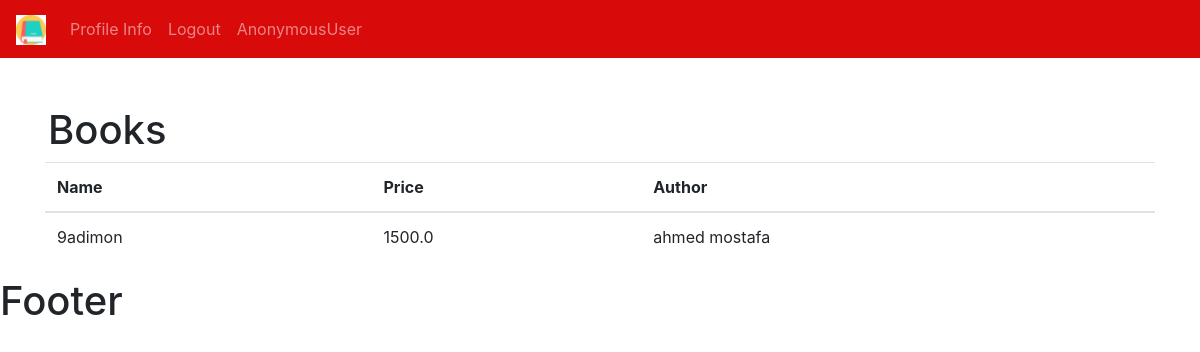
/books/, run on an earlier commit of the app's database.
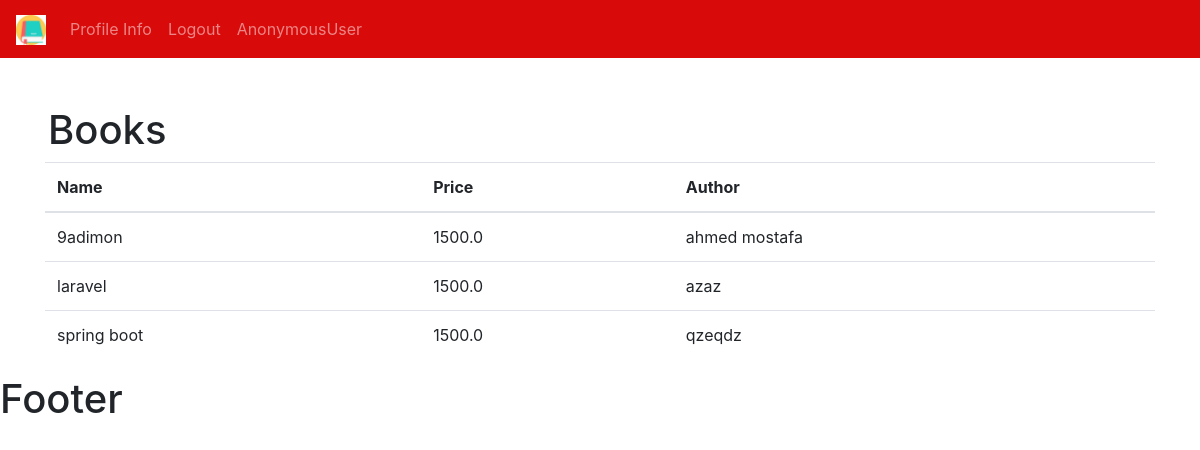
And on a later commit of the database.
### bookstore/models.py (models this page shows, shortened)
class Book(models.Model):
    CATEGORY = ( #tuple
        ('Classics','Classics'),
        ('Comic Book','Comic Book'),
        ('Fantasy','Fantasy'),
        ('Horror','Horror')
    )
    name = models.CharField(max_length=190, null=True)
    author = models.CharField(max_length=190, null=True)
    price = models.FloatField( null=True)
    category = models.CharField(max_length=190, null=True ,choices=CATEGORY  )
    description = models.CharField(max_length=200, null=True)
    tags = models.ManyToManyField(Tag)
    date_created = models.DateTimeField(auto_now_add=True, null=True)

### bookstore/views.py (the view)
# urls.py: path('books/',views.books,name="books"),
def books(request):
    books = Book.objects.all() # objects of class
    return render(request=request , template_name='bookstore/books.html',context={'books': books })

### bookstore/templates/bookstore/books.html
{% extends 'bookstore/main.html'%}
{% block content %}
<h1 class="pt-5 pl-5">Books</h1>
<div class="container">
<table class="table">
  <thead>
    <tr>
      <th scope="col">Name</th>
      <th scope="col">Price</th>
      <th scope="col">Author</th>
    </tr>
  </thead>
  <tbody>
      {% for item in books  %}
        <tr>
      <td>{{item.name}}</td>
      <td>{{item.price}}</td>
      <td>{{item.author}}</td>
       </tr>
      {% endfor %}
  </tbody>
</table>
</div>
{% endblock %}

What changed in the data, as far as the page shows it:
added Book: name "laravel", price "1500.0", author "azaz"
added Book: name "spring boot", price "1500.0", author "qzeqdz"
